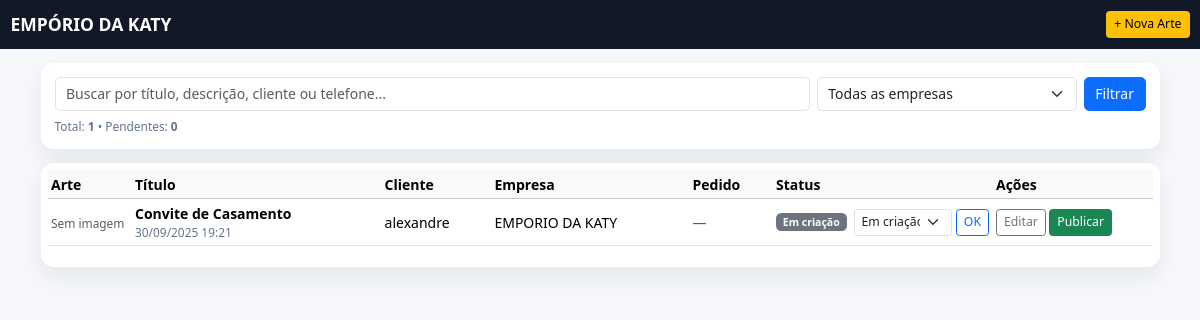
The page /designer/ (signed in) on the database its author committed.
### camisas/models.py (models this page shows, shortened)
class ArteDesign(models.Model):
    STATUS = (
        ("PEND", "Pendente"),
        ("WORK", "Em criação"),
        ("WAIT", "Aguardando"),
        ("APRV", "Aprovada"),
        ("REJ",  "Reprovada"),
        ("IMP",  "Para impressão"),
    )
    empresa   = models.ForeignKey("camisas.Empresa", on_delete=models.PROTECT, related_name="artes")
    cliente   = models.ForeignKey("camisas.Cliente", on_delete=models.PROTECT, related_name="artes")
    pedido    = models.ForeignKey("camisas.Pedido", on_delete=models.SET_NULL, null=True, blank=True, related_name="artes")
    titulo    = models.CharField(max_length=160)
    descricao = models.TextField(blank=True, default="")
    arquivo   = SafeImageField(upload_to="artes/%Y/%m", blank=True, null=True)
    status        = models.CharField(max_length=4, choices=STATUS, default="PEND", db_index=True)
    criado_em     = models.DateTimeField(auto_now_add=True)
    atualizado_em = models.DateTimeField(auto_now=True)
    criado_por    = models.ForeignKey(settings.AUTH_USER_MODEL, on_delete=models.SET_NULL, null=True, blank=True)
    class Meta:
        ordering = ("criado_em", "id")
    @property
    def has_file(self) -> bool:
        f = getattr(self, "arquivo", None)
        return bool(f and getattr(f, "name", None))

class Cliente(models.Model):
    empresa = models.ForeignKey(Empresa, on_delete=models.PROTECT, related_name="clientes")
    nome = models.CharField(max_length=120)
    cpf_cnpj = models.CharField(max_length=20, blank=True, null=True)
    email = models.EmailField(blank=True, null=True)
    telefone = models.CharField(max_length=30, blank=True, null=True)
    endereco = models.CharField(max_length=180, blank=True, null=True)
    observacoes = models.TextField(blank=True, null=True)

class Empresa(models.Model):
    nome_fantasia = models.CharField(max_length=120)
    razao_social = models.CharField(max_length=180, blank=True, null=True)
    cnpj = models.CharField(max_length=18, blank=True, null=True)
    ie = models.CharField("Inscrição Estadual", max_length=30, blank=True, null=True)
    email = models.EmailField(blank=True, null=True)
    telefone = models.CharField(max_length=30, blank=True, null=True)
    endereco = models.CharField(max_length=180, blank=True, null=True)
    cidade = models.CharField(max_length=80, blank=True, null=True)
    uf = models.CharField(max_length=2, blank=True, null=True)
    logo = SafeImageField(upload_to=logo_upload_to, blank=True, null=True)
    class Meta:
        ordering = ("nome_fantasia",)
    def logo_img_tag(self, height: int = 120) -> str:
        """Pré-visualização segura para usar no admin (readonly_fields)."""
        url = self.logo_url_safe
        if not url:
            return "—"
        return mark_safe(
            f'<img src="{url}" style="max-height:{height}px;border:1px solid #eee;padding:4px;border-radius:6px">'
        )
    logo_img_tag.short_description = "Logo"

### camisas/views.py (the view, shortened to what this page needs)
# urls.py: path("designer/", views.designer_dashboard, name="designer_dashboard"),
@login_required
@user_passes_test(is_designer)
def designer_dashboard(request):
    q = (request.GET.get("q") or "").strip()
    empresa_id = request.GET.get("empresa") or ""
    itens = (ArteDesign.objects
             .select_related("empresa", "cliente", "pedido")
             .order_by("criado_em", "id"))
    if empresa_id:
        itens = itens.filter(empresa_id=empresa_id)
    STATUS_LABELS = dict(getattr(ArteDesign, "STATUS", [
        ("PEND", "Pendente"),
        ("WORK", "Em criação"),
        ("WAIT", "Aguardando"),
        ("APRV", "Aprovada"),
        ("REJ",  "Reprovada"),
        ("IMP",  "Para impressão"),
    ]))
    total_arte = itens.count()
    total_pendentes = itens.filter(status="PEND").count()
    empresas = Empresa.objects.order_by("nome_fantasia")
    return render(request, "camisas/designer_dashboard.html", {
        "itens": itens,
        "STATUS_LABELS": STATUS_LABELS,
        "empresas": empresas,
        "empresa_id": empresa_id,
        "q": q,
        "total_arte": total_arte,
        "total_pendentes": total_pendentes,
    })

### camisas/fields.py (called while the page is built)
    def _set_file(self, value):
        return SafeImageFieldFile._base_file_prop.fset(self, value)

### camisas/views.py (called while the page is built)
def is_designer(u):
    return u.is_staff or (u.groups.filter(name__iexact="designers").exists())

### camisas/templates/camisas/designer_dashboard.html (shortened to what this page needs)
{% load dict_extras %}
<!doctype html>
<html lang="pt-br">
<head>
  <link href="https://cdn.jsdelivr.net/npm/bootstrap@5.3.3/dist/css/bootstrap.min.css" rel="stylesheet"/>
</head>
<body>
<nav class="navbar nav-pro navbar-dark">
  <div class="container-fluid">
    <a class="navbar-brand fw-bold" href="{% url 'camisas:home' %}">EMPÓRIO DA KATY</a>
    <div class="ms-auto d-flex gap-2">
      <a href="{% url 'camisas:arte_create' %}" class="btn btn-sm btn-warning">+ Nova Arte</a>
    </div>
  </div>
</nav>
<div class="container py-3">
  <form class="card p-3 mb-3" method="get" action="{% url 'camisas:designer_dashboard' %}">
    <div class="d-flex flex-wrap gap-2">
      <div class="flex-grow-1">
        <input type="search" class="form-control" name="q" value="{{ q }}" placeholder="Buscar por título, descrição, cliente ou telefone...">
      </div>
      <div style="width:260px">
        <select name="empresa" class="form-select">
          <option value="">Todas as empresas</option>
        </select>
      </div>
      <div>
        <button class="btn btn-primary">Filtrar</button>
      </div>
    </div>
    <div class="mini mt-2">
      Total: <strong>{{ total_arte|default:"0" }}</strong>
      • Pendentes: <strong>{{ total_pendentes|default:"0" }}</strong>
    </div>
  </form>
  <div class="card p-2">
    <div class="table-responsive">
      <table class="table table-sm align-middle">
        <thead class="table-light">
          <tr>
            <th style="width:84px">Arte</th>
            <th>Título</th>
            <th>Cliente</th>
            <th>Empresa</th>
            <th>Pedido</th>
            <th style="width:220px">Status</th>
            <th style="width:160px">Ações</th>
          </tr>
        </thead>
        <tbody>
          {% for a in itens %}
            <tr>
              <td>
                {% if a.has_file %}
                  <img class="thumb" src="{{ a.file_url }}" alt="Arte">
                {% else %}
                  <span class="text-muted mini">Sem imagem</span>
                {% endif %}
              </td>
              <td>
                <div class="title text-truncate" style="max-width:320px" title="{{ a.titulo }}">{{ a.titulo }}</div>
                <div class="mini">{{ a.criado_em|date:"d/m/Y H:i" }}</div>
              </td>
              <td>
                {% if a.cliente %}
                  {% if a.cliente.nome %}{{ a.cliente.nome }}
                  {% elif a.cliente.telefone %}{{ a.cliente.telefone }}
                  {% else %}<span class="text-muted">—</span>{% endif %}
                {% else %}
                  <span class="text-muted">—</span>
                {% endif %}
              </td>
              <td>{{ a.empresa.nome_fantasia }}</td>
              <td>
                {% if a.pedido_id %}
                  <a href="{% url 'camisas:pedido_detail' a.pedido_id %}">#{{ a.pedido_id }}</a>
                {% else %}
                  <span class="text-muted">—</span>
                {% endif %}
              </td>
              <td>
                <div class="d-flex align-items-center gap-2">
                  <span class="badge text-bg-secondary badge-status">{{ a.get_status_display }}</span>
                  <form method="post" action="{% url 'camisas:arte_set_status' a.pk %}" class="d-flex gap-1 flex-grow-1">
                    <select name="status" class="form-select form-select-sm">
                      {% for k,v in a.STATUS %}
                        <option value="{{ k }}" {% if a.status == k %}selected{% endif %}>{{ v }}</option>
                      {% endfor %}
                    </select>
                    <button class="btn btn-sm btn-outline-primary" type="submit">OK</button>
                  </form>
                </div>
              </td>
              <td>
                <div class="d-flex gap-1">
                  <a class="btn btn-sm btn-outline-secondary" href="{% url 'camisas:arte_edit' a.pk %}">Editar</a>
                  <form method="post" action="{% url 'camisas:arte_publicar' a.pk %}" class="m-0">
                    <button class="btn btn-sm btn-success" type="submit">Publicar</button>
                  </form>
                </div>
              </td>
            </tr>
          {% empty %}
            <tr>
              <td colspan="7" class="text-center text-muted py-4">Nenhuma arte encontrada.</td>
            </tr>
          {% endfor %}
        </tbody>
      </table>
    </div>
  </div>
</div>
</body>
</html>

### camisas/templates/camisas/designer_dashboard.html (style rules this page uses)
:root { --ink:#0f172a; --muted:#64748b; --g1:#111827; --g2:#111827; --base-font:14px; }
html { font-size:var(--base-font); }
body { background:#f6f8fb;color:var(--ink); }
.nav-pro { background:linear-gradient(90deg,var(--g1),var(--g2)); }
.card { border:none;border-radius:.9rem;box-shadow:0 10px 24px rgba(17,24,39,.08); }
.mini { font-size:.85rem;color:var(--muted) }
.badge-status { font-weight:600 }
.title { font-weight:700 }
.table > :not(caption) > * > * { vertical-align:middle; }

### rows shown on the page
ArteDesign: arquivo "Sem imagem", titulo "Convite de Casamento", criado_em "30/09/2025 19:21", cliente.nome "alexandre", empresa.nome_fantasia "EMPORIO DA KATY", status "Em criação"

### other values the page prints
{{ total_arte|default:"0" }} "1"
{{ total_pendentes|default:"0" }} "0"
